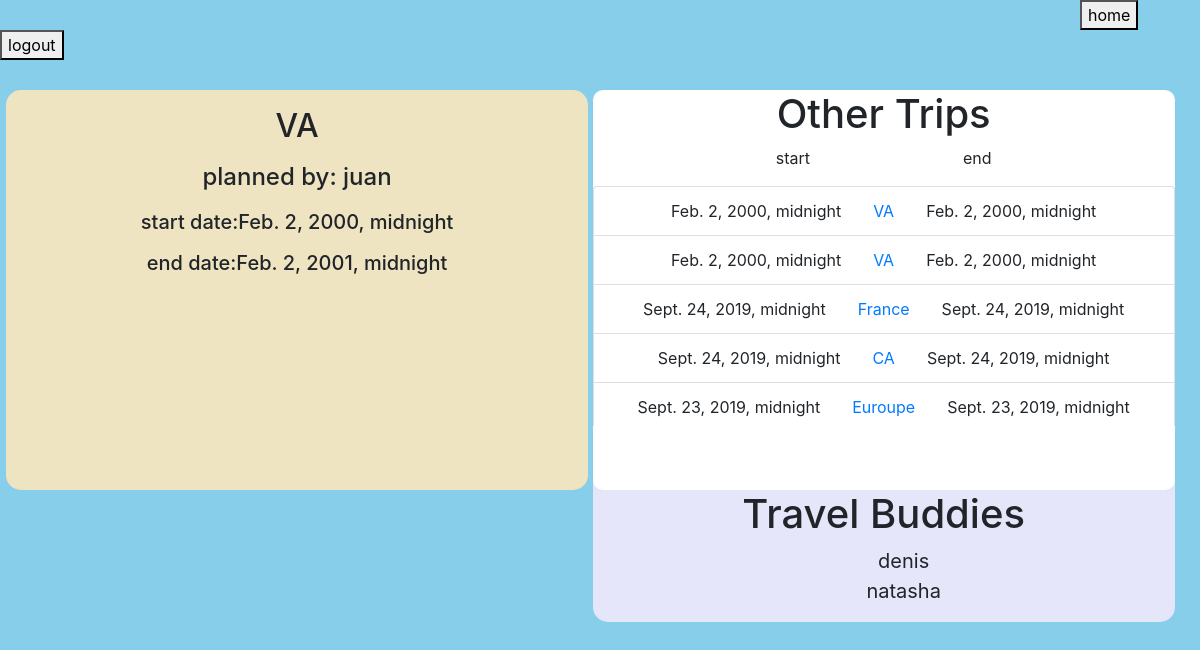
Before: /trip/1 (signed in) with the older database file.
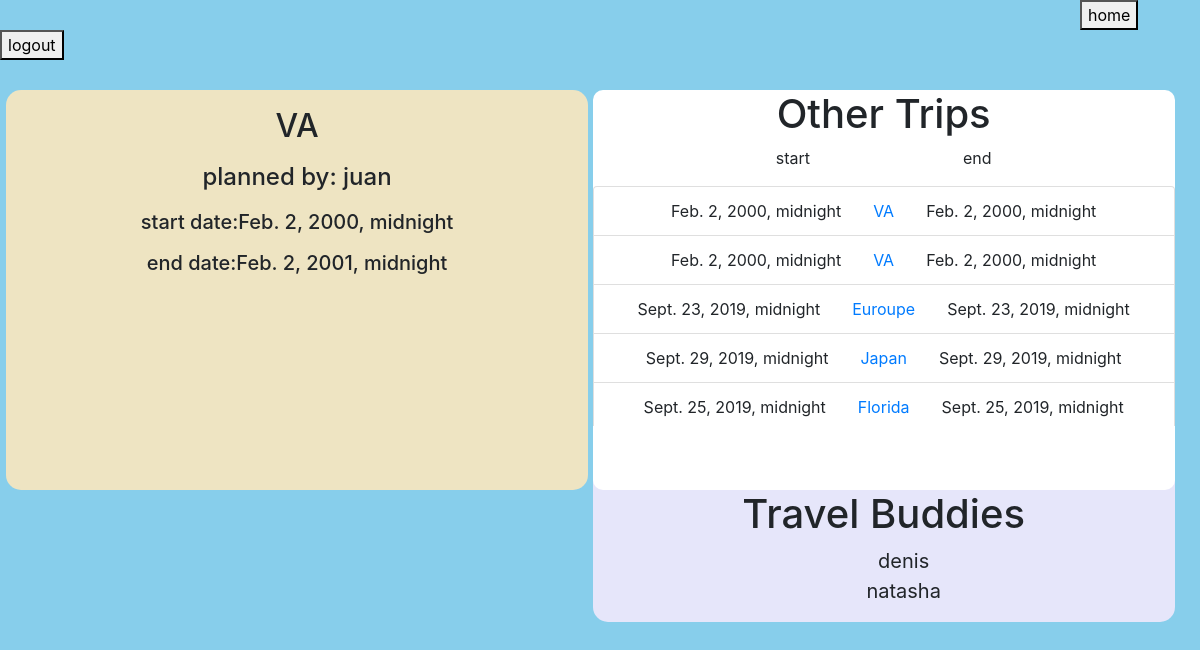
After: the same page with the newer database file.
### python_exam_app/models.py (models this page shows, shortened)
class Trip(models.Model):
    destination =  models.CharField(max_length=255)
    start_date = created_at = models.DateTimeField()
    end_date = created_at = models.DateTimeField()
    plan = models.TextField()
    planner = models.ForeignKey(User, related_name='trips', on_delete=models.CASCADE)
    created_at = models.DateTimeField(auto_now_add=True)
    updated_at = models.DateTimeField(auto_now_add=True)
    buddies = models.ManyToManyField(User, related_name="trip")
    objects = TripManager()

class User(models.Model):
    name = models.CharField(max_length=255)
    alias = models.CharField(max_length=255)
    email = models.CharField(max_length=255)
    password = models.CharField(max_length=255)
    created_at = models.DateTimeField(auto_now_add=True)
    updated_at = models.DateTimeField(auto_now_add=True)
    objects = UserManager()

### python_exam_app/views.py (the view)
# urls.py: path('trip/<int:number>', views.trip_info),
def trip_info(request, number):
    if 'id' not in request.session:
        return redirect('/')
    else:
        this_trip = Trip.objects.get(id=number)
        this_trip_buddies = this_trip.buddies.exclude(id = request.session['id'])
        all_trips = Trip.objects.all().order_by('created_at')
        context = {
            'this_trip' : this_trip,
            'this_trip_buddies' : this_trip_buddies,
            'all_trips' : all_trips,
        }
    return render(request, 'trip_info.html', context)

### python_exam_app/templates/trip_info.html (shortened to what this page needs)
<!DOCTYPE html>
<html lang="en">
<head>
    <link rel="stylesheet" href="https://stackpath.bootstrapcdn.com/bootstrap/4.3.1/css/bootstrap.min.css">
</head>
<body>
    <div id="maincontainer" >
        <a  id="logout_button" href="/travels"><button>home</button></a>
        <a  href="/logout"><button>logout</button></a>
        <br>
        <div id="reviews_container">
            <div class="inline" id="my_reviews">
                <h2>{{this_trip.destination}}</h3>
                <h4>planned by: {{this_trip.planner.name}}</h4>
                <h5>start date:{{this_trip.start_date}}</h5>
                <h5>end date:{{this_trip.end_date}}</h5>
            </div>
            <div class="inline " id="all_reviews">
                <div class="inline" id="other_books_container">
                        <h1>Other Trips</h1>
                        <p>start &emsp;&emsp;&emsp;&emsp;&emsp;&emsp;&emsp;&emsp;&emsp; end</p>
                        <div id="list_of_books">
                            <ul class="list-group">
                                {% for trip in all_trips %}
                                    <li class="list-group-item">{{trip.start_date}}&emsp;&emsp;<a href="/trip/{{trip.id}}">{{trip.destination}}</a>&emsp;&emsp;{{trip.start_date}}</li>
                                {% endfor %}
                            </ul>
                        </div>
                    </div>
                <div >
                    <h1>Travel Buddies</h1>
                    <ul>
                    {% for buddy in this_trip_buddies %}
                        <li style="font-size: 20px;">{{buddy.name}}</li>
                    {% endfor %}
                    </ul>
                </div>
            </div>
        </div>
    </div>
    </body>
</html>

Changed rows visible on the page:
removed Trip: start_date "Sept. 24, 2019, midnight", destination "France"
removed Trip: start_date "Sept. 24, 2019, midnight", destination "CA"
now on this page (row unchanged): Trip: start_date "Sept. 29, 2019, midnight", destination "Japan"
now on this page (row unchanged): Trip: start_date "Sept. 25, 2019, midnight", destination "Florida"
